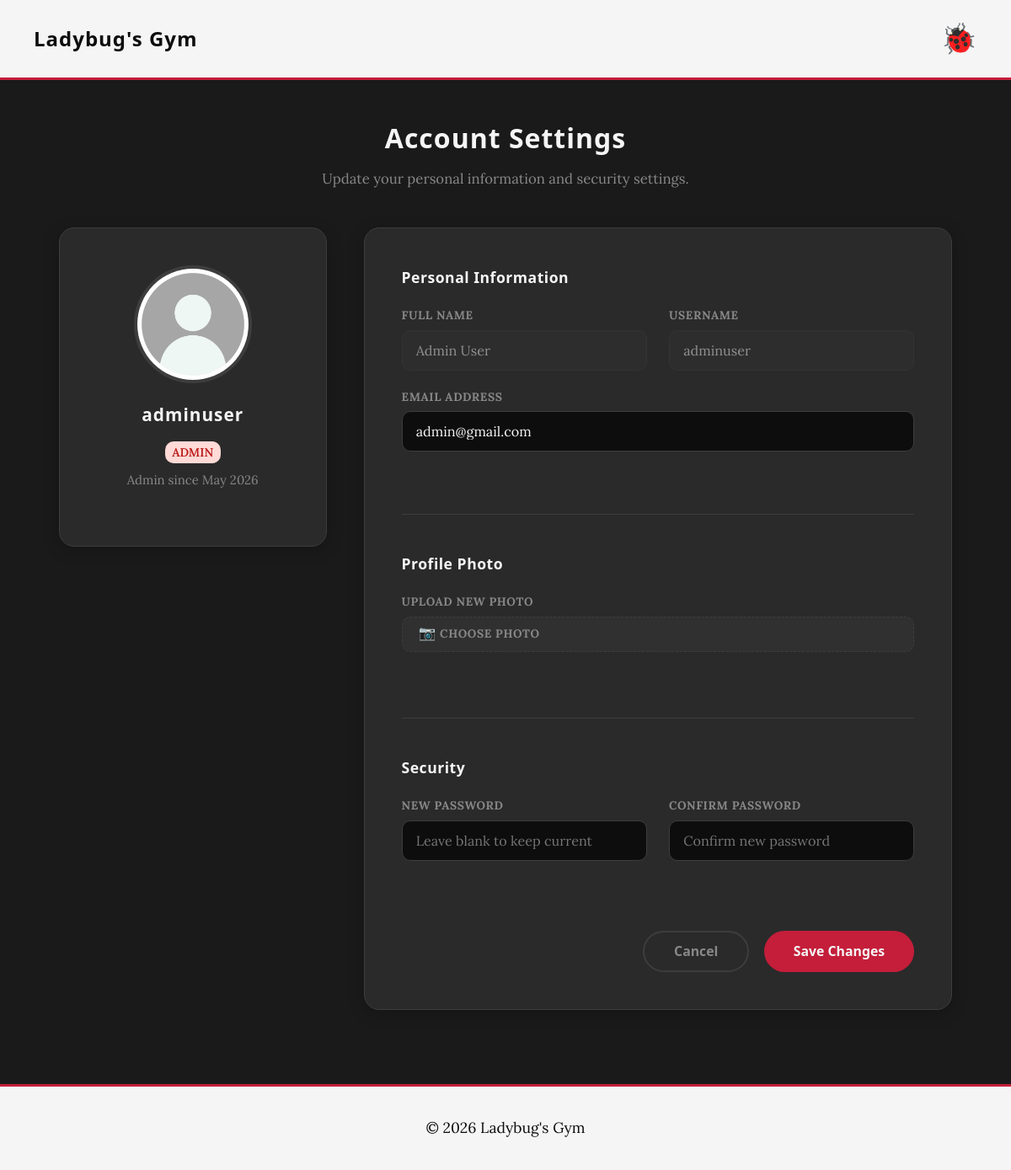
The page /pages/profile.php (signed in) on the database its author committed.
### tables this page shows
CREATE TABLE users (
    id INTEGER PRIMARY KEY AUTOINCREMENT,
    username VARCHAR(50) UNIQUE NOT NULL,
    email VARCHAR(100) UNIQUE NOT NULL,
    password_hash TEXT NOT NULL,
    name TEXT NOT NULL,
    role TEXT CHECK(role IN ('member', 'trainer', 'admin')) NOT NULL DEFAULT 'member',
    profile_photo TEXT,
    active INTEGER NOT NULL DEFAULT 1 CHECK(active IN (0,1)),
    created_at TEXT DEFAULT CURRENT_TIMESTAMP,
    plan_id INTEGER REFERENCES plans(id) ON DELETE SET NULL
);

### pages/profile.php (called while the page is built, shortened)
<?php
require_once(__DIR__ . '/../templates/common.tpl.php');
require_once(__DIR__ . '/../templates/profile.tpl.php');
require_once(__DIR__ . '/../database/user.class.php');
$userId = Session::getUserId();
$user = User::getById($userId);
$Name = $user->getName();
$Username = $user->getUsername();
$Email = $user->getEmail();
$ProfilePhoto = resolvePhoto($user->getProfilePhoto()) ?? '../img/default.png';
$PlanName = $user->getPlanName();
$CreatedAt = $user->getCreatedAt();
$classesAttended = $user->getClassesAttendedCount();
$upcomingClasses = $user->getUpcomingClassesCount();
$Role = $user->getRole();
$nutritionPlan = null;
try {
    $nutritionPlan = NutritionPlan::getLatestPlanForUser($userId);
} catch (PDOException $e) {
    error_log('Database error fetching nutrition plan: ' . $e->getMessage());
    $nutritionPlan = null;
}
drawProfileForm($Name, $Username, $Email, $ProfilePhoto, $PlanName, $CreatedAt, $classesAttended, $upcomingClasses, $Role, $nutritionPlan);

### database/user.class.php (called while the page is built, shortened)
<?php
class User {
    public static function getById(int $id, ?PDO $db = null): ?User {
        $db = $db ?? getDatabaseConnection();
        $stmt = $db->prepare('
            SELECT u.id, u.username, u.email, u.name, u.role, u.active, u.profile_photo, u.created_at, p.name AS plan_name
            FROM users u
            LEFT JOIN plans p ON u.plan_id = p.id
            WHERE u.id = ?
        ');
        $stmt->execute([$id]);
        $row = $stmt->fetch(PDO::FETCH_ASSOC);
        return new User(
            (int)$row['id'],
            $row['username'],
            $row['email'],
            $row['name'],
            $row['role'],
            (bool)$row['active'],
            $row['profile_photo'],
            $row['plan_name'],
            $row['created_at'],
            $db
        );
    }
}
?>

### templates/profile.tpl.php (the view, shortened to what this page needs)
<?php
function drawProfileForm($Name, $Username, $Email, $ProfilePhoto, $badge, $memberSince, $classesAttended, $upcomingClasses, $Role = 'member', ?array $nutritionPlan = null) {
    $date = new DateTime($memberSince);
    $formattedDate = $date->format('M Y');
?>
    <main class="container profile-page">
        <div class="page-header">
            <h2>Account Settings</h2>
            <p>Update your personal information and security settings.</p>
        </div>
        <div class="profile-layout">
            <aside class="profile-sidebar card">
                <img src="<?= htmlspecialchars($ProfilePhoto) ?>" alt="Current Profile Photo" class="profile-avatar" loading="lazy">
                <h3><?= htmlspecialchars($Username) ?></h3>
                <?php if ($Role === 'trainer' ): ?>
                    <span class="badge badge-red">Trainer</span>
                    <p class="member-since">Trainer since <?= htmlspecialchars($formattedDate) ?></p>
                <?php else: ?>
                    <span class="badge badge-red">Admin</span>
                    <p class="member-since">Admin since <?= htmlspecialchars($formattedDate) ?></p>
                <?php endif; ?>
            </aside>
            <div class="profile-form-container card">
                <form id="profile-form" action="../actions/action_editProfile.php" method="POST" enctype="multipart/form-data">
                    <fieldset class="form-section">
                        <legend>Personal Information</legend>
                        <div class="form-row">
                            <div class="form-group">
                                <label for="fullName">Full Name</label>
                                <input type="text" id="fullName" name="fullName" class="input-field" value="<?= htmlspecialchars($Name) ?>" disabled>
                            </div>
                            <div class="form-group">
                                <label for="username">Username</label>
                                <input type="text" id="username" name="username" class="input-field" value="<?= htmlspecialchars($Username) ?>" disabled>
                            </div>
                        </div>
                        <div class="form-group">
                            <label for="profile-email-input">Email Address</label>
                            <input type="email" id="profile-email-input" name="email" class="input-field" value="<?= htmlspecialchars($Email) ?>" required>
                            <span id="profile-email-status" class="status-message"></span>
                        </div>
                    </fieldset>
                    <fieldset class="form-section">
                        <legend>Profile Photo</legend>
                        <div class="form-group">
                            <label>Upload New Photo</label>
                            <label for="profile-photo-input" class="custom-file-label">
                                <span class="upload-icon">&#128247;</span>
                                Choose Photo
                            </label>
                            <span id="profile-photo-status" class="status-message"></span>
                        </div>
                    </fieldset>
                    <fieldset class="form-section">
                        <legend>Security</legend>
                        <div class="form-row">
                            <div class="form-group">
                                <label for="profile-password-input">New Password</label>
                                <input type="password" id="profile-password-input" name="password" class="input-field" placeholder="Leave blank to keep current">
                                <span id="profile-password-status1" class="status-message"></span>
                            </div>
                            <div class="form-group">
                                <label for="profile-confirm-password-input">Confirm Password</label>
                                <input type="password" id="profile-confirm-password-input" name="confirmPassword" class="input-field" placeholder="Confirm new password">
                                <span id="profile-password-status2" class="status-message"></span>
                            </div>
                        </div>
                    </fieldset>
                    <div class="form-actions">
                        <button type="button" class="button button-outline" onclick="window.location.href='index.php'">Cancel</button>
                        <button type="submit" class="button">Save Changes</button>
                    </div>
                </form>
            </div>
        </div>
    </main>
<?php
}
?>

### css/base.css (style rules this page uses)
:root { --ladybug-red: #c41e3a; --ladybug-dark-red: #8b0000; --ladybug-black: #0d0d0d; --ladybug-dark-gray: #2a2a2a; --ladybug-medium-gray: #3d3d3d; --ladybug-white: #f5f5f5; --ladybug-bg: #1a1a1a; --ladybug-gray: #888; --ladybug-light: #4a1a1a; --accent-deep-red: #a01830; --accent-maroon: #7a0e26; --font-heading: 'Treova', 'Segoe UI', Arial, sans-serif; --font-body: 'Lora', Georgia, serif; --font-accent: 'Treova', 'Segoe UI', sans-serif; --primary-green: var(--ladybug-gray); --accent-green: var(--ladybug-red); --light-green: var(--ladybug-light); --white: var(--ladybug-white); --gray: var(--ladybug-gray); --bg-color: var(--ladybug-bg); }
* { margin: 0; padding: 0; box-sizing: border-box; }
body { font-family: var(--font-body); line-height: 1.6; color: var(--ladybug-white); background-color: var(--bg-color); font-size: 1.1rem; }
h1, h2, h3, h4, h5, h6 { font-family: var(--font-heading); letter-spacing: 1px; color: var(--ladybug-white); }
img { max-width: 100%; display: block; }
fieldset { border: none; }

### css/components.css (style rules this page uses)
.button { font-family: var(--font-accent); display: inline-block; padding: 0.8em 2em; background-color: var(--ladybug-red); color: var(--ladybug-white); border-radius: 50px; font-weight: bold; text-align: center; border: none; cursor: pointer; transition: all 0.3s cubic-bezier(0.34, 1.56, 0.64, 1); position: relative; overflow: hidden; }
.button-outline { background-color: transparent; color: var(--primary-green); border: 2px solid var(--primary-green); }
.card { background-color: var(--ladybug-dark-gray); border-radius: 15px; padding: 1.5em; text-align: center; border: 1px solid var(--ladybug-medium-gray); box-shadow: 0 4px 6px rgba(0,0,0,0.3); transition: all 0.4s cubic-bezier(0.34, 1.56, 0.64, 1); color: var(--ladybug-white); }
.badge { display: inline-block; padding: 0.2em 0.8em; border-radius: 12px; font-size: 0.75em; font-weight: bold; text-transform: uppercase; margin-bottom: 0.5em; }
.badge-red { background-color: #ffdad6; color: #ba1a1a; }
.form-group { margin-bottom: 1.2em; text-align: left; }
.form-group label { display: block; font-weight: bold; margin-bottom: 0.4em; color: var(--ladybug-white); font-size: 0.9em; }
.input-field { width: 100%; padding: 0.8em; border: 1px solid var(--ladybug-medium-gray); border-radius: 6px; font-family: inherit; font-size: 1em; transition: border-color 0.3s; background-color: var(--ladybug-dark-gray); color: var(--ladybug-white); }

### css/layout.css (style rules this page uses)
.container { max-width: 1100px; margin: 0 auto; padding: 0 20px; width: 100%; }

### css/pages.css (style rules this page uses)
.page-header { text-align: center; margin-bottom: 2.5em; }
.page-header h2 { color: var(--primary-green); font-size: 2.2rem; }

### css/shared.css (style rules this page uses)
.page-header { text-align: center; margin-top: 1.5em; margin-bottom: 2.5em; }
.page-header h2 { color: var(--ladybug-white); font-size: 2.2rem; }
main.container { padding-top: 1em; }

### css/admin-dashboard.css (style rules this page uses)
.badge { display: inline-block; padding: 0.15em 0.6em; border-radius: 10px; font-size: 0.8em; font-weight: 600; border: none; cursor: pointer; }

### rows shown on the page
users: username "adminuser", created_at "May 2026", fullName "Admin User", email "admin@gmail.com"
